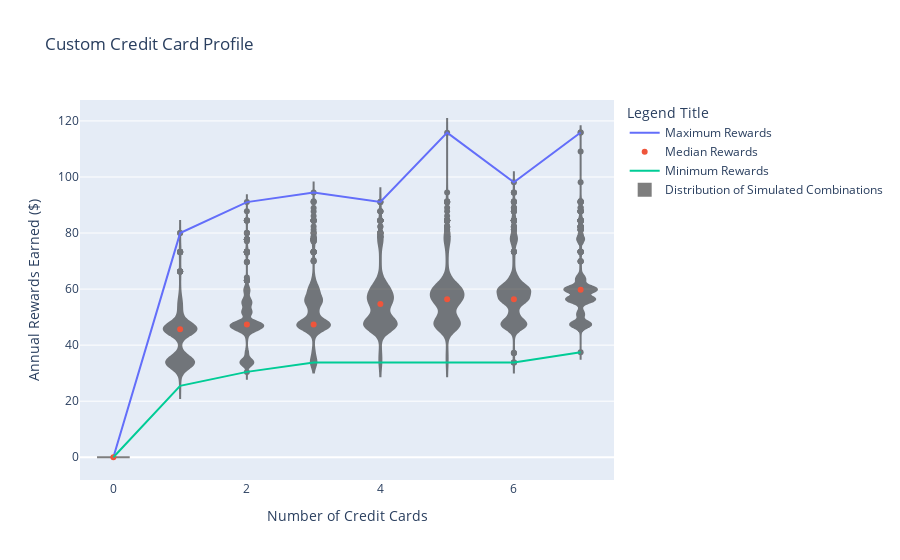

Notebook code cell kept with this figure:
### Code cell
import plotly.graph_objects as go



def plot_num_of_cards(results):
    
    df = pd.DataFrame(results)
    fig = go.Figure()
    fig.add_trace(
        go.Scatter(x=df.columns, y=df.max(),
                   mode='lines',
                   name='Maximum Rewards'))
    fig.add_trace(
        go.Scatter(x=df.columns, y=df.median(),
                   mode='markers',
                   name='Median Rewards'))
    fig.add_trace(
        go.Scatter(x=df.columns, y=df.min(),
                   mode='lines', name='Minimum Rewards'))

    for col in df.columns:
        if col == 0:
            showlegend = True
            fig.add_trace(go.Violin(x=[col]*df[col].shape[0],
                                    y=df[col],
                                    opacity=0.5,
                                    fillcolor='black',
                                    line_color='black',
                                    hoverinfo='none',
                                    name='Distribution of Simulated Combinations',
                                    showlegend=True
                                    ))

        else:
            fig.add_trace(go.Violin(x=[col]*df[col].shape[0],
                                    y=df[col],
                                    opacity=0.5,
                                    fillcolor='black',
                                    line_color='black',
                                    hoverinfo='none',
                                    showlegend=False
                                    ))


    fig.update_layout(
        title="Custom Credit Card Profile",
        xaxis_title="Number of Credit Cards",
        yaxis_title="Annual Rewards Earned ($)",
        legend_title="Legend Title",
        hovermode='x'
    )

    
    return fig

fig = plot_num_of_cards(_)

graphJSON = json.dumps(fig, cls=plotly.utils.PlotlyJSONEncoder)
fig

### Figure 1 — Plotly figure (JSON) as saved in the notebook; plotly's stock layout.template omitted (floating-point values rounded to 4 significant figures; data arrays with more than 128 entries replaced by an {"elided": "..."} marker saying what was removed)
{"data": [{"mode": "lines", "name": "Maximum Rewards", "type": "scatter", "x": [0, 1, 2, 3, 4, 5, 6, 7], "y": [0, 79.98, 91.04, 94.45, 91.09, 115.8, 98.09, 115.8]}, {"mode": "markers", "name": "Median Rewards", "type": "scatter", "x": [0, 1, 2, 3, 4, 5, 6, 7], "y": [0, 45.68, 47.36, 47.37, 54.7, 56.38, 56.39, 59.74]}, {"mode": "lines", "name": "Minimum Rewards", "type": "scatter", "x": [0, 1, 2, 3, 4, 5, 6, 7], "y": [0, 25.47, 30.46, 33.82, 33.82, 33.82, 33.82, 37.43]}, {"fillcolor": "black", "hoverinfo": "none", "line": {"color": "black"}, "name": "Distribution of Simulated Combinations", "opacity": 0.5, "showlegend": true, "type": "violin", "x": {"elided": "1000 int values"}, "y": {"elided": "1000 int values"}}, {"fillcolor": "black", "hoverinfo": "none", "line": {"color": "black"}, "opacity": 0.5, "showlegend": false, "type": "violin", "x": {"elided": "1000 int values"}, "y": {"elided": "1000 float values"}}, {"fillcolor": "black", "hoverinfo": "none", "line": {"color": "black"}, "opacity": 0.5, "showlegend": false, "type": "violin", "x": {"elided": "1000 int values"}, "y": {"elided": "1000 float values"}}, {"fillcolor": "black", "hoverinfo": "none", "line": {"color": "black"}, "opacity": 0.5, "showlegend": false, "type": "violin", "x": {"elided": "1000 int values"}, "y": {"elided": "1000 float values"}}, {"fillcolor": "black", "hoverinfo": "none", "line": {"color": "black"}, "opacity": 0.5, "showlegend": false, "type": "violin", "x": {"elided": "1000 int values"}, "y": {"elided": "1000 float values"}}, {"fillcolor": "black", "hoverinfo": "none", "line": {"color": "black"}, "opacity": 0.5, "showlegend": false, "type": "violin", "x": {"elided": "1000 int values"}, "y": {"elided": "1000 float values"}}, {"fillcolor": "black", "hoverinfo": "none", "line": {"color": "black"}, "opacity": 0.5, "showlegend": false, "type": "violin", "x": {"elided": "1000 int values"}, "y": {"elided": "1000 float values"}}, {"fillcolor": "black", "hoverinfo": "none", "line": {"color": "black"}, "opacity": 0.5, "showlegend": false, "type": "violin", "x": {"elided": "1000 int values"}, "y": {"elided": "1000 float values"}}], "layout": {"hovermode": "x", "legend": {"title": {"text": "Legend Title"}}, "title": {"text": "Custom Credit Card Profile"}, "xaxis": {"title": {"text": "Number of Credit Cards"}}, "yaxis": {"title": {"text": "Annual Rewards Earned ($)"}}}}
